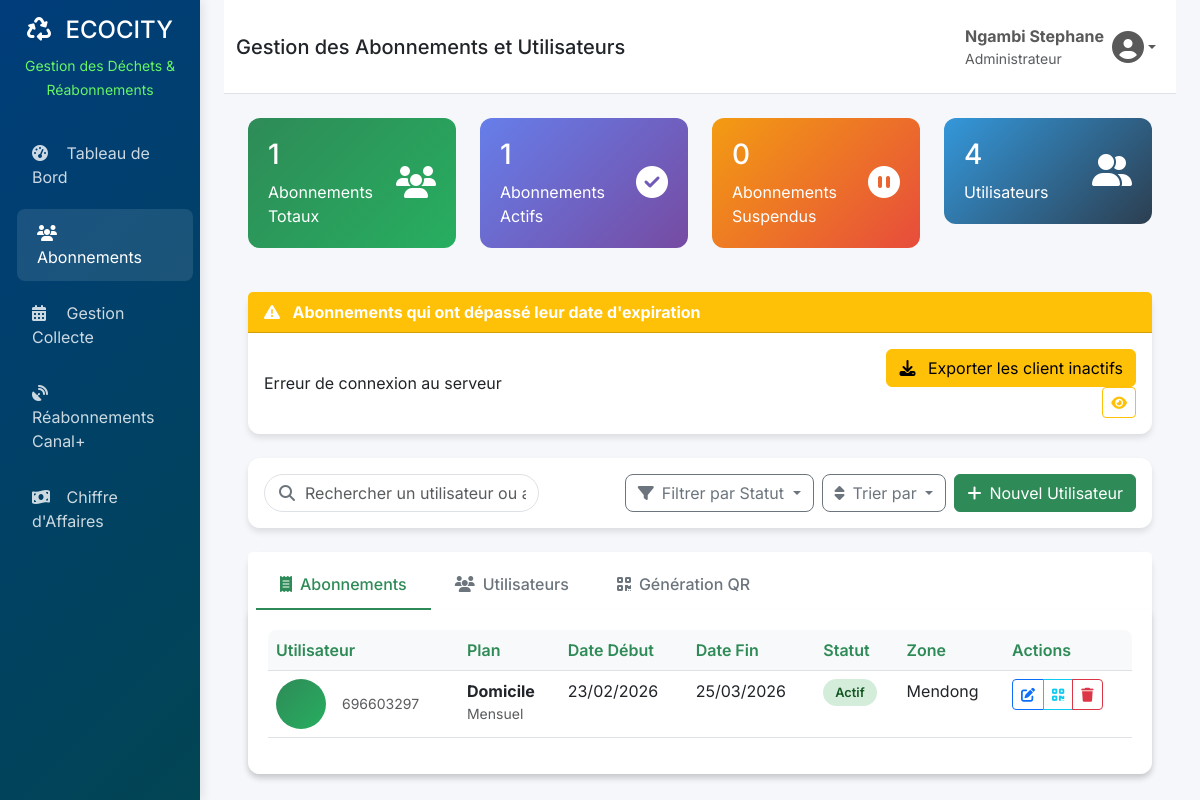
The page /gestion-abonnements/ (signed in) on the database as committed earlier.
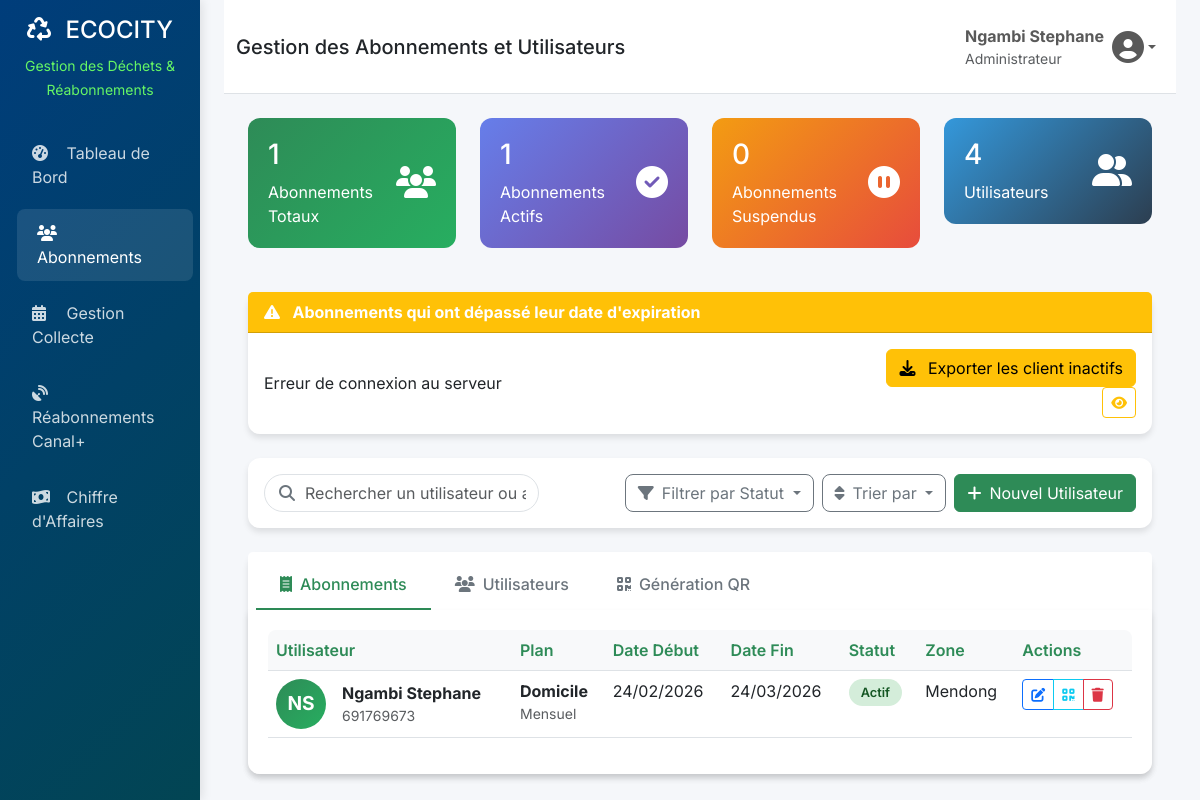
The same page on the database as committed later.
### app/models.py (models this page shows, shortened)
class Subscription(models.Model):
    STATUS_CHOICES = (
        ('active', 'Actif'),
        ('inactive', 'Inactif'),
        ('suspended', 'Suspendu'),
        ('cancelled', 'Annulé'),
    )
    id = models.UUIDField(primary_key=True, default=uuid.uuid4, editable=False)
    user = models.ForeignKey(CustomUser, on_delete=models.CASCADE, related_name='subscriptions')
    address = models.ForeignKey(Address, on_delete=models.CASCADE, related_name='subscriptions')
    zone = models.ForeignKey(Zone, on_delete=models.SET_NULL, null=True, blank=True, related_name='subscriptions')
    plan = models.ForeignKey(SubscriptionPlan, on_delete=models.PROTECT)
    status = models.CharField(max_length=20, choices=STATUS_CHOICES, default='active')
    start_date = models.DateField(default=timezone.now)
    end_date = models.DateField(blank=True, null=True)
    custom_price = models.DecimalField(max_digits=10, decimal_places=2, blank=True, null=True)
    special_instructions = models.TextField(blank=True, verbose_name="Instructions spéciales")
    created_at = models.DateTimeField(auto_now_add=True)
    updated_at = models.DateTimeField(auto_now=True)
    class Meta:
        verbose_name = "Abonnement"
        verbose_name_plural = "Abonnements"
        indexes = [
            models.Index(fields=['status', 'start_date']),
            models.Index(fields=['user', 'status']),
        ]

class CustomUser(AbstractUser):
    USER_TYPE_CHOICES = (
        ('client', 'Client'),
        ('collecteur', 'Collecteur'),
        ('admin', 'Administrateur'),
    )
    city = models.ForeignKey(City, on_delete=models.SET_NULL, null=True, blank=True)
    user_type = models.CharField(max_length=20, choices=USER_TYPE_CHOICES, default='client')
    phone = models.IntegerField(blank=True, null=True)
    date_joined = models.DateTimeField(default=timezone.now)
    is_verified = models.BooleanField(default=False)
    class Meta:
        verbose_name = "Utilisateur"
        verbose_name_plural = "Utilisateurs"

class SubscriptionPlan(models.Model):
    PLAN_TYPE_CHOICES = (
        ('standard', 'Standard'),
        ('premium', 'Premium'),
        ('entreprise', 'Entreprise'),
    )
    FREQUENCY_CHOICES = (
        ('quotidien', 'Quotidien'),
        ('hebdomadaire', 'Hebdomadaire'),
        ('mensuel', 'Mensuel'),
    )
    name = models.CharField(max_length=100, verbose_name="Nom du plan")
    plan_type = models.CharField(max_length=20, choices=PLAN_TYPE_CHOICES)
    frequency = models.CharField(max_length=20, choices=FREQUENCY_CHOICES)
    price = models.DecimalField(max_digits=10, decimal_places=2, verbose_name="Prix")
    description = models.TextField(blank=True)
    max_collections_per_week = models.PositiveIntegerField(default=1)
    is_active = models.BooleanField(default=True)
    created_at = models.DateTimeField(auto_now_add=True)
    class Meta:
        verbose_name = "Plan d'abonnement"
        verbose_name_plural = "Plans d'abonnement"

class Zone(models.Model):
    id = models.UUIDField(primary_key=True, default=uuid.uuid4, editable=False)
    nom = models.CharField(max_length=100, unique=True, verbose_name="Nom de la zone")
    ville = models.ForeignKey(City, on_delete=models.CASCADE, related_name='zones')
    description = models.TextField(blank=True)
    polygone_coordinates = models.TextField(blank=True, help_text="Coordonnées géographiques pour définir la zone")
    couleur = models.CharField(max_length=20, blank=True, help_text="Couleur pour l'affichage sur la carte")
    is_active = models.BooleanField(default=True)
    created_at = models.DateTimeField(auto_now_add=True)
    class Meta:
        verbose_name = "Zone géographique"
        verbose_name_plural = "Zones géographiques"
        ordering = ['ville', 'nom']

### app/client_admin.py (the view, shortened to what this page needs)
# urls.py: path('gestion-abonnements/', client_admin.gestion_abonnements, name='gestion_abonnements'),
@login_required(login_url='login')
@user_passes_test(is_admin)
def gestion_abonnements(request):
    statut_filter = request.GET.get('statut', 'all')
    search_query = request.GET.get('q', '')
    page_number = request.GET.get('page', 1)
    subscriptions = Subscription.objects.select_related(
        'user', 'plan', 'zone', 'address'
    ).prefetch_related('collection_days')
    if statut_filter != 'all':
        subscriptions = subscriptions.filter(status=statut_filter)
    users = CustomUser.objects.select_related('city')
    subscription_paginator = Paginator(subscriptions.order_by('-created_at'), 10)
    users_paginator = Paginator(users.order_by('-date_joined'), 10)
    subscriptions_page = subscription_paginator.get_page(page_number)
    users_page = users_paginator.get_page(page_number)
    total_subscriptions = subscriptions.count()
    active_subscriptions = subscriptions.filter(status='active').count()
    suspended_subscriptions = subscriptions.filter(status='suspended').count()
    total_users = users.count()
    context = {
        'users': users_page,
        'subscriptions': subscriptions_page,
        'subscription_plans': SubscriptionPlan.objects.filter(is_active=True),
        'cities': City.objects.all(),
        'zones': Zone.objects.filter(is_active=True),
        'total_subscriptions': total_subscriptions,
        'active_subscriptions': active_subscriptions,
        'suspended_subscriptions': suspended_subscriptions,
        'total_users': total_users,
        'current_filter': statut_filter,
        'search_query': search_query,
    }
    return render(request, 'administrations/gestion_abonnements.html', context)

### app/client_admin.py (called while the page is built)
def is_admin(user):
    return user.is_authenticated and user.user_type == 'admin'

### app/templates/administrations/gestion_abonnements.html (shortened to what the changed rows need)
{% extends 'administrations/base.html' %}
{% load static %}
{% block content %}
<div class="container-fluid">
    <div class="row">
        <div class="col-12">
            <div class="card">
                <div class="tab-content" id="subscriptionTabsContent">
                    <div class="tab-pane fade show active" id="subscriptions" role="tabpanel">
                        <div class="table-responsive">
                            <table class="table table-hover" id="subscriptionsTable">
                                <thead>
                                    <tr>
                                        <th>Utilisateur</th>
                                        <th>Plan</th>
                                        <th>Date Début</th>
                                        <th>Date Fin</th>
                                        <th>Statut</th>
                                        <th>Zone</th>
                                        <th>Actions</th>
                                    </tr>
                                </thead>
                                <tbody>
                                    {% for subscription in subscriptions %}
                                    <tr class="highlight-row subscription-row"
                                        data-status="{{ subscription.status }}"
                                        data-end-date="{% if subscription.end_date %}{{ subscription.end_date|date:'Y-m-d' }}{% endif %}"
                                        data-id="{{ subscription.id }}">
                                        <td>
                                            <div class="d-flex align-items-center">
                                                <div class="user-avatar me-3">
                                                    {{ subscription.user.first_name|first|upper }}{{ subscription.user.last_name|first|upper }}
                                                </div>
                                                <div>
                                                    <strong>{{ subscription.user.get_full_name }}</strong>
                                                    <div class="text-muted small">{{ subscription.user.phone }}</div>
                                                </div>
                                            </div>
                                        </td>
                                        <td>
                                            <strong>{{ subscription.plan.name }}</strong>
                                            <div class="text-muted small">{{ subscription.plan.get_frequency_display }}</div>
                                        </td>
                                        <td>{{ subscription.start_date|date:"d/m/Y" }}</td>
                                        <td class="end-date-cell">
                                            {% if subscription.end_date %}
                                                {{ subscription.end_date|date:"d/m/Y" }}
                                            {% else %}
                                                <span class="text-muted">-</span>
                                            {% endif %}
                                        </td>
                                        <td class="status-cell">
                                            {% if subscription.status == 'active' %}
                                                <span class="status-badge status-active">Actif</span>
                                            {% elif subscription.status == 'inactive' %}
                                                <span class="status-badge status-inactive">Inactif</span>
                                            {% elif subscription.status == 'suspended' %}
                                                <span class="status-badge status-suspended">Suspendu</span>
                                            {% else %}
                                                <span class="status-badge">{{ subscription.status }}</span>
                                            {% endif %}
                                        </td>
                                        <td>
                                            {% if subscription.zone %}
                                                {{ subscription.zone.nom }}
                                            {% else %}
                                                <span class="text-muted">-</span>
                                            {% endif %}
                                        </td>
                                        <td>
                                            <div class="btn-group">
                                                <button class="btn btn-sm btn-outline-primary"
                                                        data-bs-toggle="modal"
                                                        data-bs-target="#editSubscriptionModal"
                                                        data-id="{{ subscription.id }}"
                                                        data-user="{{ subscription.user.id }}"
                                                        data-plan="{{ subscription.plan.id }}"
                                                        data-status="{{ subscription.status }}">
                                                    <i class="fas fa-edit"></i>
                                                </button>
                                                <button class="btn btn-sm btn-outline-info generate-qr-btn"
                                                        data-subscription-id="{{ subscription.id }}"
                                                        data-user-name="{{ subscription.user.get_full_name }}"
                                                        data-user-phone="{{ subscription.user.phone }}">
                                                    <i class="fas fa-qrcode"></i>
                                                </button>
                                                <button class="btn btn-sm btn-outline-danger"
                                                        onclick="return confirmAction('Êtes-vous sûr de vouloir supprimer cet abonnement ?')">
                                                    <i class="fas fa-trash"></i>
                                                </button>
                                            </div>
                                        </td>
                                    </tr>
                                    {% endfor %}
                                </tbody>
                            </table>
                        </div>
                    </div>
                </div>
            </div>
        </div>
    </div>
</div>
{% endblock %}

Rows that differ between the two databases and show on the page:
removed Subscription: user.phone "696603297", plan.name "Domicile", plan.frequency "Mensuel", start_date "23/02/2026", end_date "25/03/2026", status "Actif", zone.nom "Mendong"
added Subscription: user.first_name|first "N", user.last_name|first "S", user.get_full_name "Ngambi Stephane", user.phone "691769673", plan.name "Domicile", plan.frequency "Mensuel", start_date "24/02/2026", end_date "24/03/2026", status "Actif", zone.nom "Mendong"
